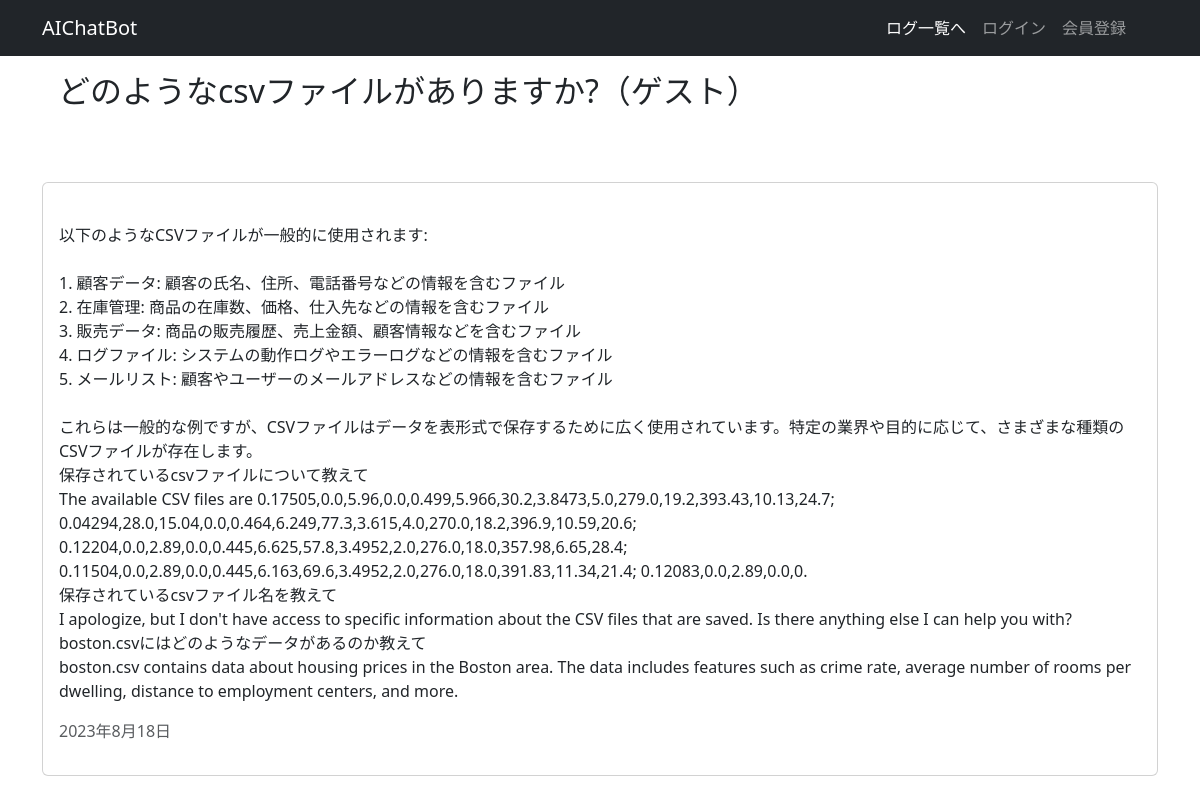
The page /log/76/ on the database its author committed.
### ai_chatbot/models.py (models this page shows, shortened)
class Log(models.Model):
    user_name = models.CharField('ユーザー名', max_length=30, null=True)
    title = models.CharField('質問のタイトル', max_length=100)
    text = models.TextField('内容', null=True)
    date = models.DateField('作成日時')
    is_checked = models.BooleanField(default=False)

### ai_chatbot/views.py (the view)
# urls.py: path('log/<int:pk>/', LogDetailView.as_view(), name='log-detail'),
class LogDetailView(DetailView):
    model = Log
    template_name = 'ai_chatbot/log_detail.html'

### ai_chatbot/templates/ai_chatbot/log_detail.html (shortened to what this page needs)
{% extends 'base.html' %}
{% block header %}
<div class="p-3 mb-5">
    <h2>{{ log.title }}</h2>
</div>
{% endblock header %}
{% block content %}
    <div class="card mb-5">
        <div class="card-body">
                <p>{{ log.text | linebreaksbr }}</p>
                <p class="text-muted">{{ log.date }}</p>
        </div>
    </div>
{% endblock content %}

### rows shown on the page
Log: title "どのようなcsvファイルがありますか?（ゲスト）", text "以下のようなCSVファイルが一般的に使用されます: 1. 顧客データ: 顧客の氏名、住所、電話番号などの情報を含むファイル 2. 在庫管理: 商品の在庫数、価格、仕入先などの情報を含むファイル 3. 販売データ: 商品の販売履歴、売上金額、顧客情報などを含むファイル 4. ログファイル: システムの動作ログやエラーログなどの情報を含むファイル 5. メールリスト: 顧客やユーザーのメールアドレスなどの情報を含むファイル これらは一般的な例ですが、CSVファイルはデータを表形式で保存するために広く使用されています。特定の業界や目的に応じて、さまざまな種類のCSVファイルが存在します。 保存されているcsvファイルについて教えて The available CSV files are 0.17505,0.0,5.96,0.0,0.499,5.966,30.2,3.8473,5.0,279.0,19.2,393.43,10.13,24.7; 0.04294,28.0,15.04,0.0,0.464,6.249,77.3,3.615,4.0,270.0,18.2,396.9,10.59,20.6; 0.12204,0.0,2.89,0.0,0.445,6.625,57.8,3.4952,2.0,276.0,18.0,357.98,6.65,28.4; 0.11504,0.0,2.89,0.0,0.445,6.163,69.6,3.4952,2.0,276.0,18.0,391.83,11.34,21.4; 0.12083,0.0,2.89,0.0,0.…", date "2023年8月18日"
